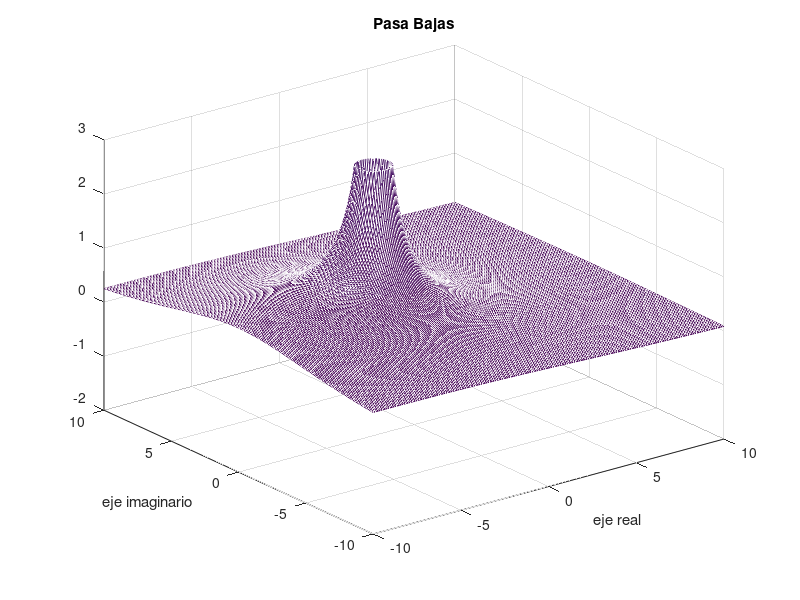
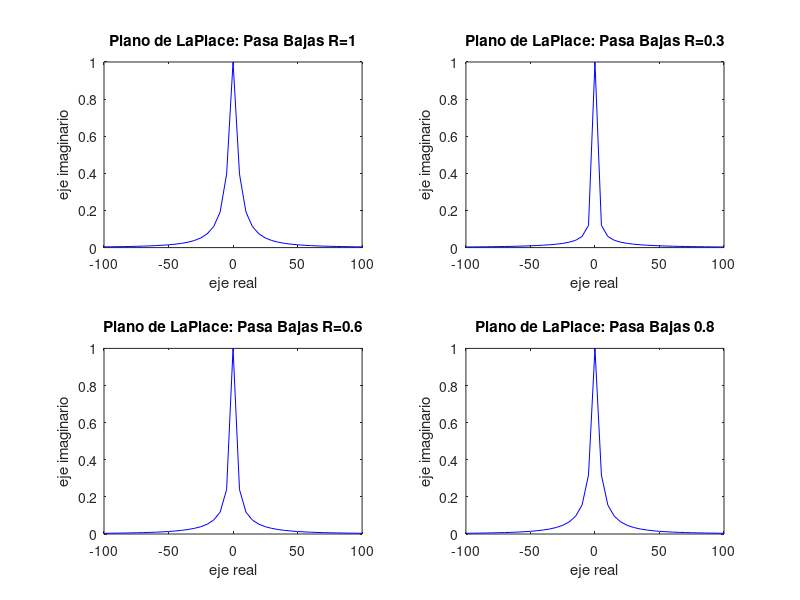
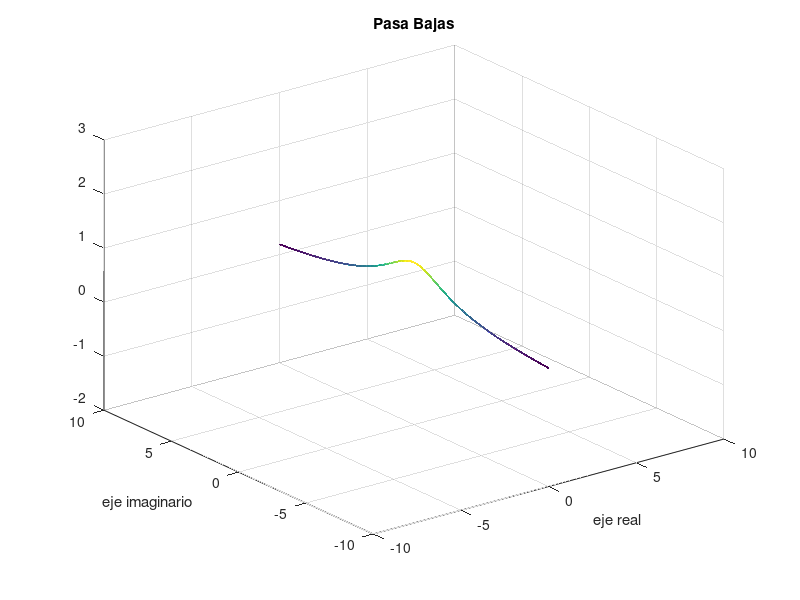

The MATLAB source for these figures, in order:

close all
clear all

%%%%%%%%%%%%%%%%%%%%%%%%%%%%ejercicio 1%%%%%%%%%%%%%%%%%%%%%%%%
a=0;
for sigma=-10:0.1:10;
    a=a+1;
    b=0;
    for omega=-10:0.1:10;
        b=b+1;
        s(b,a)=sigma+j*omega;
                
    end
end


R=1;  %mover entre 1 y 0.2 para no salir de rango
C=0.05;  
L=0.5;


H=(1/(L*C) ) ./( s.^2+s/(R*C)+1/(L*C) );		%pasa bajas

figure(1)
ejesig=real(s);
ejeome=imag(s);
mesh(ejesig,ejeome,abs(H));
%mesh(ejesig,ejeome,20*log10(abs(H)));
axis([-10 10 -10 10 -2 3])
xlabel('eje real');
ylabel('eje imaginario')
title('Pasa Bajas');



%%%%%%%%%%%%%%%%%%%%%%%%%%Rebanada de Fourier%%%%%%%%%%%%
figure(3)
a=0;
for sigma=-10:0.1:10;
    a=a+1;
    b=0;
    for omega=-10:0.1:10;
        b=b+1;
        sigma=0;
        s(b,a)=sigma+j*omega;
                
    end
end
H=(1/(L*C) ) ./( s.^2+s/(R*C)+1/(L*C) );		%pasa bajas
ejesig=real(s);
ejeome=imag(s);
mesh(ejesig,ejeome,abs(H));
%mesh(ejesig,ejeome,20*log10(abs(H)));
axis([-10 10 -10 10 -2 3])
xlabel('eje real');
ylabel('eje imaginario')
title('Pasa Bajas')


%%%%%%%%%%%%%%%%inciso 2
%%%%%%%%%%%%%%%%%%%%%varias frecuencias de corte%%%%%%%%%%%%%

figure(2)
a=1;
    for omega=-100:5:100;
        w(a)=j*omega;
                a=a+1;
    end
    
subplot(2,2,1)    
R=1;  %mover entre 1 y 0.2 para no salir de rango
C=0.05;  
L=0.5;

RF=( 1/(L*C) ) ./( w.^2+w/(R*C)+1/(L*C) );
ejeome=imag(w);
plot(ejeome,abs(RF),'b');             %frecuencia 1
xlabel('eje real');
ylabel('eje imaginario')
title('Plano de LaPlace: Pasa Bajas R=1')

subplot(2,2,2)  
R=0.3;  %mover entre 1 y 0.2 para no salir de rango
C=0.05;  
L=0.5;

RF=( 1/(L*C) ) ./( w.^2+w/(R*C)+1/(L*C) );
ejeome=imag(w);
plot(ejeome,abs(RF),'b');             %frecuencia 2
xlabel('eje real');
ylabel('eje imaginario')
title('Plano de LaPlace: Pasa Bajas R=0.3')

subplot(2,2,3)  
R=0.6;  %mover entre 1 y 0.2 para no salir de rango
C=0.05;  
L=0.5;

RF=( 1/(L*C) ) ./( w.^2+w/(R*C)+1/(L*C) );
ejeome=imag(w);
plot(ejeome,abs(RF),'b');             %frecuencia 2
xlabel('eje real');
ylabel('eje imaginario')
title('Plano de LaPlace: Pasa Bajas R=0.6')

subplot(2,2,4)  
R=0.8;  %mover entre 1 y 0.2 para no salir de rango
C=0.05;  
L=0.5;

RF=( 1/(L*C) ) ./( w.^2+w/(R*C)+1/(L*C) );
ejeome=imag(w);
plot(ejeome,abs(RF),'b');             %frecuencia 2
xlabel('eje real');
ylabel('eje imaginario')
title('Plano de LaPlace: Pasa Bajas 0.8')